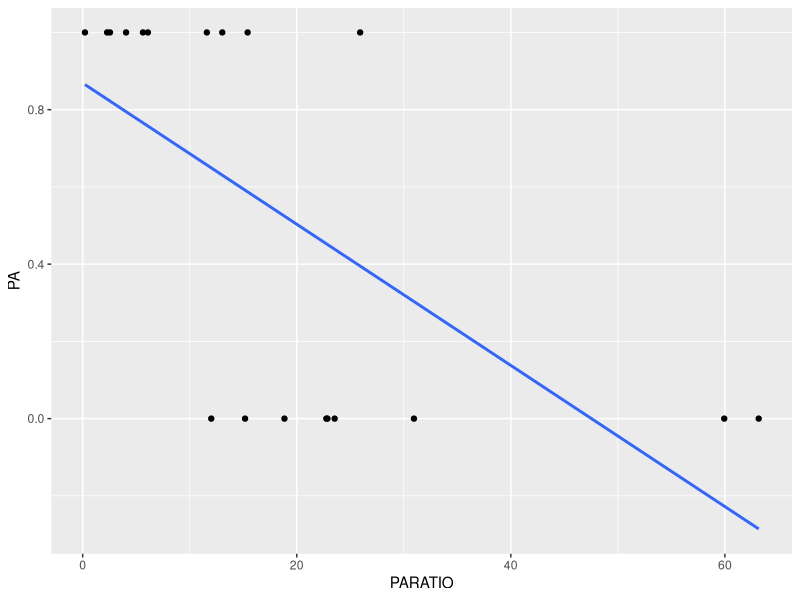
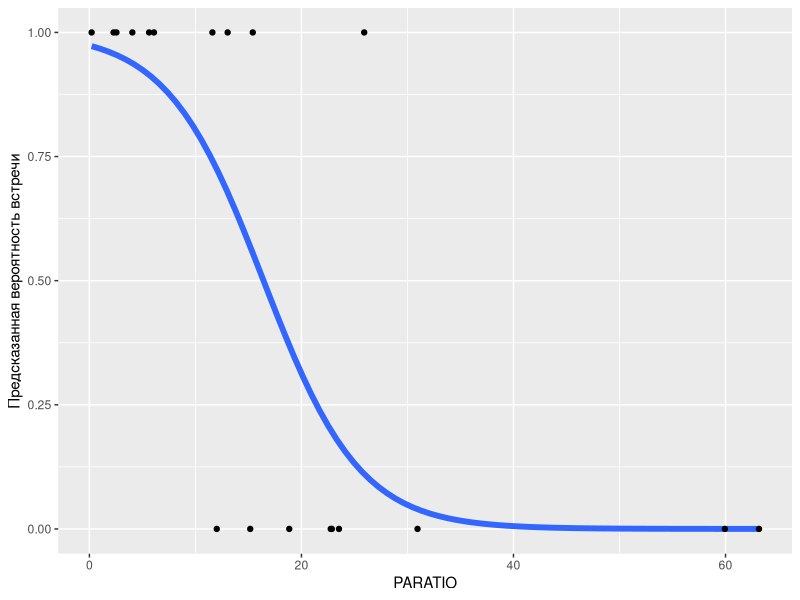
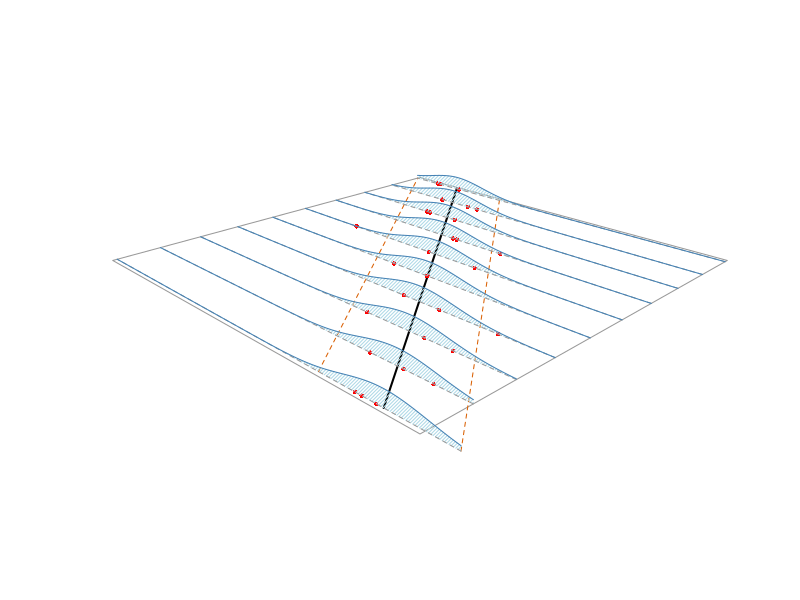
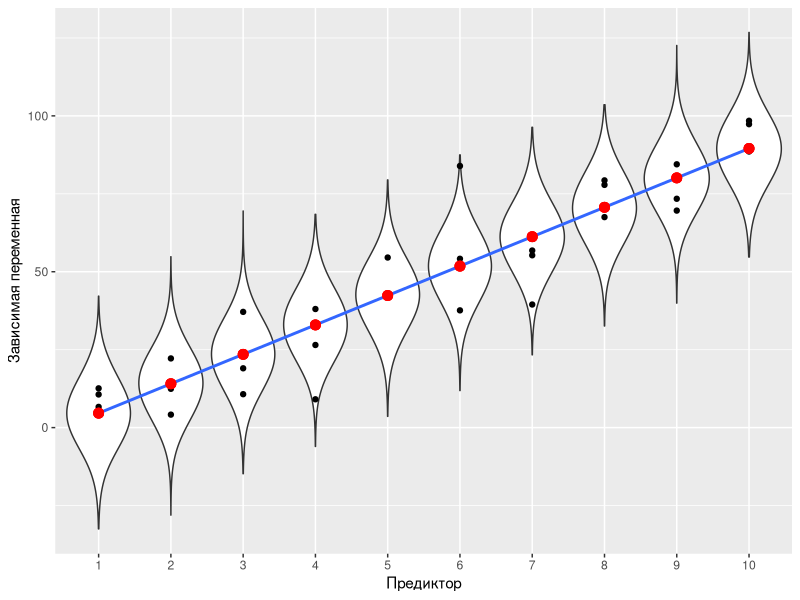
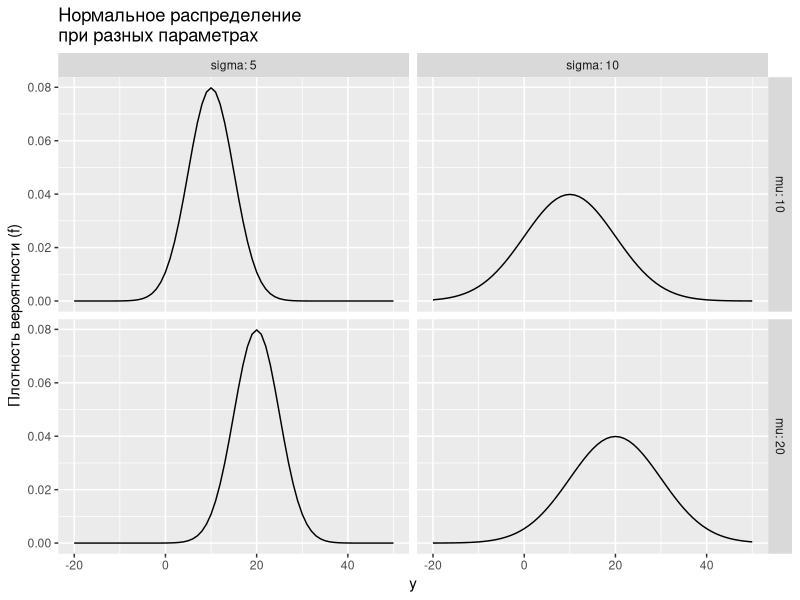
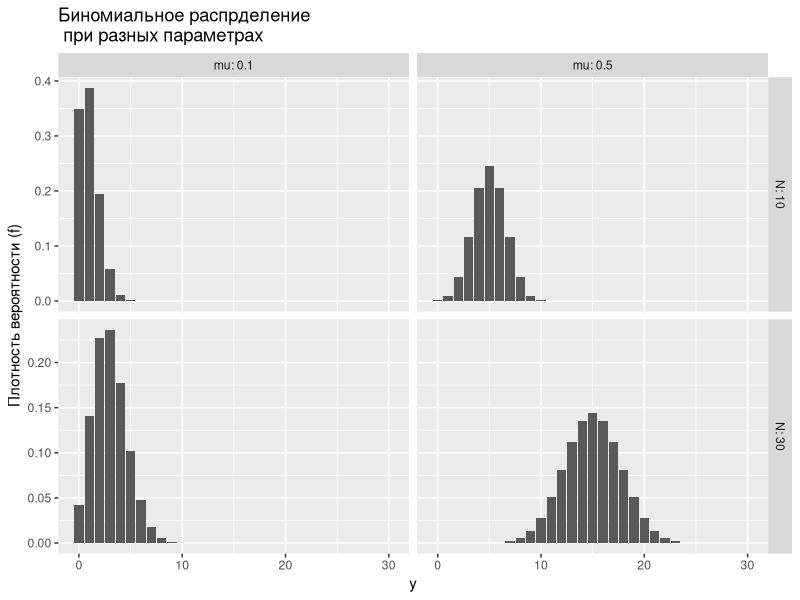
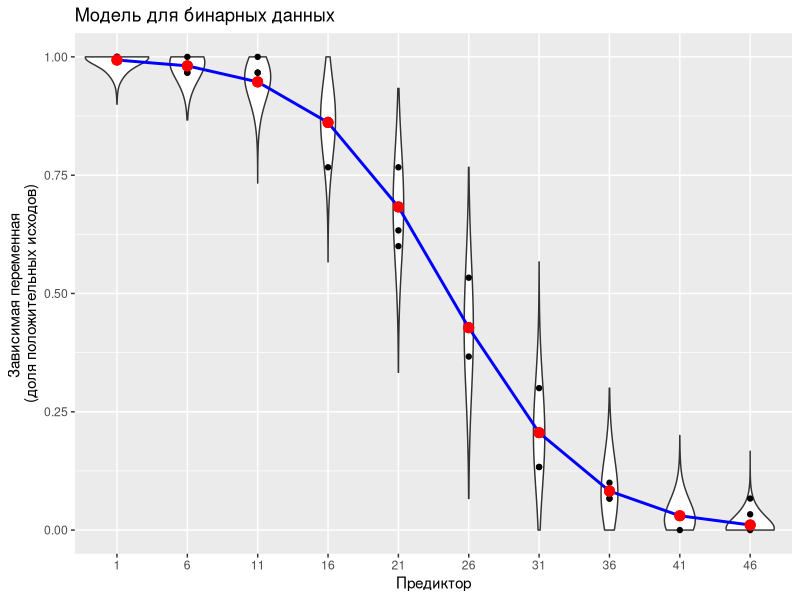
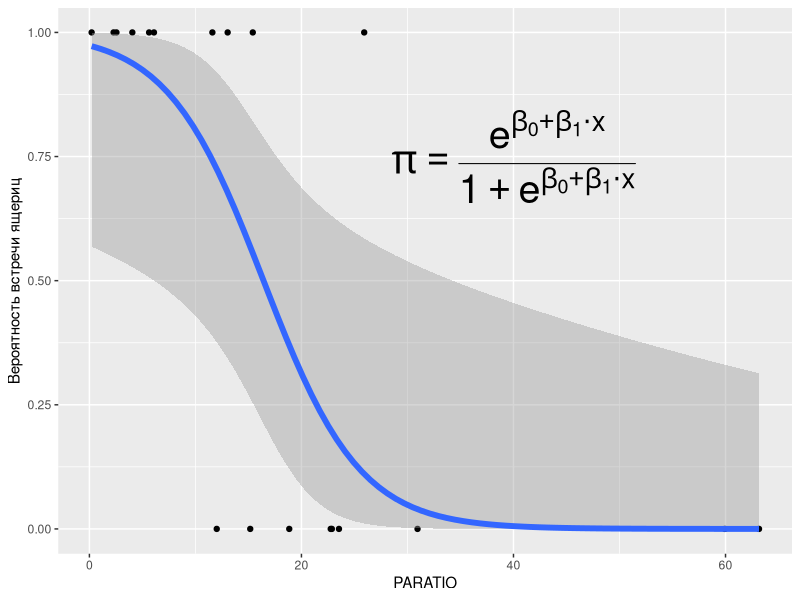

The R script that drew these images, in order: (Note: this script raises an error after producing the figures.)
## ---- chunk 1
# output options
options(width = 70, scipen = 6, digits = 3)
library(knitr)
# chunk default options
opts_chunk$set(fig.align='center', tidy = FALSE, fig.width = 7, fig.height = 3, warning = FALSE, cache = FALSE)
## ---- chunk 2
liz <- read.csv("data/polis.csv")
head(liz)
## ---- chunk 3
library(ggplot2)

ggplot(liz, aes(x=PARATIO, y=PA)) + geom_point() + geom_smooth(method="lm", se=FALSE)
## ---- chunk 4
fit <- lm(PA ~ PARATIO, data = liz)
summary(fit)
## ---- chunk 5

ggplot(liz, aes(x=PARATIO, y=PA)) + geom_smooth(method="glm", method.args = list(family="binomial"), se=FALSE, size = 2) + ylab("Предсказанная вероятность встречи") + geom_point()
## ---- chunk 6
## Based on code by Arthur Charpentier:
## http://freakonometrics.hypotheses.org/9593
## TODO: wrap it into a function and adapt it for use with other distributions
## as Markus Gesmann has done here
## http://www.magesblog.com/2015/08/visualising-theoretical-distributions.html

n <- 2


xy <- data.frame(X = rep(1:10, 3))

xy$Y <- 10*xy$X + rnorm(30, 0, 15)

xy$predicted <- predict(lm(Y ~ X, data = xy))


# X <- sqrt(brain$MRINACount) 
# Y <- sqrt(brain$PIQ)

X <- xy$X
Y <- (xy$Y)


df <- data.frame(X , Y)

# regression
reggig <- glm(Y ~ X, data = df, family = gaussian(link = "identity"))

# empty plot
vX <- seq(min(X) - 0.1, max(X) + 0.1, length = n)
vY <- seq(min(Y) - 10, max(Y) + 10, length = n)
mat <- persp(x = vX, y = vY, z = matrix(0, n, n), 
             zlim = c(0, 0.1),
             theta =  - 45, phi = 20, expand = 0.1,
             ticktype  = "detailed",  box = FALSE, border = "gray60")

x <- seq(min(X), max(X), length = 501)

# expected values
C <- trans3d(x, predict(reggig, newdata = data.frame(X = x), type = "response"), rep(0, length(x)), mat)
lines(C, lwd = 2)

sdgig <- sqrt(summary(reggig)$dispersion)

# 1SD
y1 <- qnorm(.95, predict(reggig, newdata = data.frame(X = x), type = "response"),  sdgig)
C <- trans3d(x, y1, rep(0, length(x)), mat)
lines(C, lty = 2, col = "#d95f02")
y2 <- qnorm(.05, predict(reggig, newdata = data.frame(X = x), type = "response"),  sdgig)
C <- trans3d(x, y2, rep(0, length(x)), mat)
lines(C, lty = 2, col = "#d95f02")

# C <- trans3d(c(x, rev(x)), c(y1, rev(y2)), rep(0, 2 * length(x)), mat)
# polygon(C, border = NA, col = "yellow")

# data points
C <- trans3d(X, Y, rep(0, length(X)), mat)
points(C,  pch = 16, col = "red", cex = 0.6)

# density curves
n <- 10
vX <- seq(min(X), max(X), length = n)

mgig <- predict(reggig, newdata = data.frame(X = vX))

sdgig <- sqrt(summary(reggig)$dispersion)

for(j in n:1){
  stp <- 251
  x <- rep(vX[j], stp)
  y <- seq(min(min(Y) - 10, 
               qnorm(.05, 
                     predict(reggig, 
                             newdata = data.frame(X = vX[j]), 
                             type = "response"),  
                     sdgig)), 
           max(Y) + 10, 
           length = stp)
  z0 <- rep(0, stp)
  z <- dnorm(y,  mgig[j],  sdgig)
  C <- trans3d(c(x, x), c(y, rev(y)), c(z, z0), mat)
  polygon(C, border = NA, col = "light blue", density = 40)
  C <- trans3d(x, y, z0, mat)
  lines(C, lty = 2, col = "grey60")
  C <- trans3d(x, y, z, mat)
  lines(C, col = "steelblue")
}

## ---- chunk 7

# xy <- data.frame(X = rep(1:10, 3))
# xy$Y <- 10*xy$X + rnorm(30, 0, 10)
# xy$predicted <- predict(lm(Y ~ X, data = xy))
# 

rand_df <- matrix(rep(NA,100000), ncol = 10)
for(i in 1:10) rand_df[,i] <- rnorm(10000, xy$predicted[i], 10)

rand_df <- data.frame(X = rep(xy$X, each = 10000), Y = as.vector(rand_df))



ggplot(xy, aes(x = X, y = Y)) + geom_violin(data = rand_df, aes(x = factor(X)), adjust = 5 ) + geom_point() + geom_smooth(method = "lm", se = F) + geom_point(data = xy, aes(x = X, y = predicted), color = "red", size = 3) + labs(x = "Предиктор", y = "Зависимая переменная") 
## ---- chunk 8
library(ggplot2)
mu1 <- 10
mu2 <- 20
sigma1 <- 5
sigma2 <- 10
y <- -20:50
pi <- data.frame(y = rep(y, 4), pi = c(dnorm(y, mu1, sigma1), dnorm(y, mu1, sigma2), dnorm(y, mu2, sigma1), dnorm(y, mu2, sigma2)), mu = rep(c(mu1, mu2), each = 2*length(y)), sigma = rep(c(sigma1, sigma2, sigma1, sigma2), each = length(y)) )

ggplot(pi, aes(x = y, y = pi)) + geom_line(stat = "identity") + facet_grid(mu~sigma, labeller = label_both, scales = "free_y") + ggtitle("Нормальное распределение \nпри разных параметрах") + ylab("Плотность вероятности (f)")

## ---- chunk 9
mu1 <- 0.1
mu2 <- 0.5
N1 <- 10
N2 <- 30

y <-seq(0, 30, 1)

pi <- data.frame(y = rep(y, 4), pi = c(dbinom(y, size = N1, prob = mu1), dbinom(y,  size = N2, prob = mu1), dbinom(y,  size = N1, prob = mu2), dbinom(y,  size = N2, prob = mu2)),  mu = rep(c(mu1, mu2), each = 2*length(y)), N = rep(c(N1, N2, N1, N2), each = length(y)))

ggplot(pi, aes(x = y, y = pi)) + geom_bar(stat = "identity") + facet_grid(N~mu,  scales = "free_y", labeller = label_both) + ggtitle("Биномиальное распрделение \n при разных параметрах") + ylab("Плотность вероятности (f)")

## ---- chunk 10

xy <- data.frame(X = rep(seq(1,50, 5), 3))
p <- -0.2*xy$X + 5
p <- exp(p) / (1 + exp(p))

Size = length(xy$X)

xy$Y <- rbinom(30, Size, p)/Size

Mod <- glm(Y ~ X, data = xy, family = "binomial")



xy$predicted <- predict(Mod, type = "response")


rand_df <- matrix(rep(NA,100000), ncol = 10)



for(i in 1:10) rand_df[,i] <- rbinom(10000, Size, xy$predicted[i]) / Size

rand_df <- data.frame(X = rep(xy$X, each = 10000), Y = as.vector(rand_df))

pred_df <- data.frame(X = unique(xy$X))
pred_df$predicted <- predict(Mod, type = "response", newdata = pred_df)

    ggplot(data = xy, aes(x = factor(X), y = Y)) + geom_violin(data = rand_df, aes(x = factor(X)), adjust = 10) + geom_point(data = xy, aes(x = factor(X), y = Y)) + geom_path(data = pred_df, aes(x = factor(X), y = predicted, group = 1), color = "blue", size = 1) + geom_point(data = xy, aes(x = factor(X), y = predicted), color = "red", size = 3) + labs(x = "Предиктор", y = "Зависимая переменная \n(доля положительных исходов)") + ggtitle("Модель для бинарных данных") 

## ---- chunk 11
liz_model <- glm(PA ~ PARATIO , family="binomial", data = liz)
summary(liz_model)
## ---- chunk 12
summary(liz_model)
## ---- chunk 13
(Dev_resid <- -2*as.numeric(logLik(liz_model))) #Остаточная девианса

(Dev_nul <- -2*as.numeric(logLik(update(liz_model, ~-PARATIO)))) #Нулевая девианса
## ---- chunk 14
(G2 <- Dev_nul - Dev_resid)
## ---- chunk 15
#Остаточная девианса
Dev_resid <- -2*as.numeric(logLik(liz_model)) 

#Нулевая девианса
Dev_nul <- -2*as.numeric(logLik(update(liz_model, ~-PARATIO)))

# Значение критерия 
(G2 <- Dev_nul - Dev_resid)

(p_value <- 1 - pchisq(G2, df = 1))

## ---- chunk 16
library(car)
Anova(liz_model)


## ---- chunk 17
coef(liz_model)
## ---- chunk 18
exp(coef(liz_model)[2])
## ---- chunk 19
ggplot(liz, aes(x=PARATIO, y=PA)) + geom_point() + geom_smooth(method="glm", method.args = list(family="binomial"), se=TRUE, size = 2) + ylab("Вероятность встречи ящериц") + annotate("text", x=40, y=0.75, parse=TRUE, label = "pi == frac(e ^ {beta[0]+beta[1] %.% x}, 1 + e ^ {beta[0]+beta[1] %.% x})", size = 10)
## ---- chunk 20
confint(liz_model) # для логитов
exp(confint(liz_model)) # для отношения шансов 

## ---- chunk 21
MyData <- data.frame(PARATIO = 
        seq(min(liz$PARATIO), max(liz$PARATIO)))

MyData$Predicted <- predict(liz_model, 
                            newdata = MyData, 
                            type = "response")

ggplot(MyData, aes(x = PARATIO, y = Predicted)) + 
  geom_line(size=2, color = "blue") + 
  xlab("Отношение периметра к площади") + 
  ylab ("Вероятность") + 
  ggtitle("Вероятность встречи ящериц")

## ---- chunk 22
# Создаем искуственный набор данных
MyData <- data.frame(PARATIO = seq(min(liz$PARATIO), max(liz$PARATIO)))

# Формируем модельную матрицу для искуственно созданных данных
X <- model.matrix( ~ PARATIO, data = MyData)

## ---- chunk 23
# Вычисляем параметры подобранной модели и ее матрицу ковариаций
betas    <- coef(liz_model) # Векор коэффицентов
Covbetas <- vcov(liz_model) # Ковариационная матрица

# Вычисляем предсказанные значения, перемножая модельную матрицу на вектор 
# коэффициентов
MyData$eta <- X %*% betas
## ---- chunk 24
# Переводим предсказанные значения из логитов в вероятности
MyData$Pi  <- exp(MyData$eta) / (1 + exp(MyData$eta))

## ---- chunk 25
# Вычисляем стандартные отшибки путем перемножения матриц
  MyData$se <- sqrt(diag(X %*% Covbetas %*% t(X)))

# Вычисляем доверительные интервалы
MyData$CiUp  <- exp(MyData$eta + 2 * MyData$se) / 
  (1 + exp(MyData$eta  + 2 * MyData$se))

MyData$CiLow  <- exp(MyData$eta - 2 * MyData$se) / 
  (1 + exp(MyData$eta  - 2 * MyData$se))


## ---- chunk 26
ggplot(MyData, aes(x = PARATIO, y = Pi)) + 
  geom_line(aes(x = PARATIO, y = CiUp), 
            linetype = 2, size = 1) + 
  geom_line(aes(x = PARATIO, y = CiLow), 
            linetype = 2, size = 1) + 
  geom_line(color = "blue", size=2) + 
  ylab("Вероятность встречи")
## ---- chunk 27
EP <- resid(liz_model, type = "pearson") #Пирсоновские остатки
p <- length(coef(liz_model)) #число параметров в модели  
df <-   nrow(model.frame(liz_model)) - p #число степеней свободы
Overdisp <- sum(EP^2) / df

Overdisp
## ---- chunk 28

library(ggplot2)
liz_mod_diagn <- fortify(liz_model)
ggplot(liz_mod_diagn, aes(x = .fitted, y = .stdresid)) + geom_point()



## ---- chunk 29
library(dplyr)
liz_mod_diagn$group <- ntile(liz_mod_diagn$.fitted, 8)

resi_and_fit <- liz_mod_diagn %>%  group_by(group) %>%  summarise(mean_fit = mean(.fitted), mean_res = mean(.stdresid))

qplot(resi_and_fit$mean_fit, resi_and_fit$mean_res ) + geom_smooth(method = "lm")


## ---- chunk 30
surviv <- read.table("data/ICU.csv", header=TRUE, sep=";")
head(surviv)
## ---- chunk 31
surviv$PO2 <- factor(surviv$PO2)
surviv$PH <- factor(surviv$PH)
surviv$PCO <- factor(surviv$PCO)
surviv$BIC <- factor(surviv$BIC)
surviv$CRE <- factor(surviv$CRE)
surviv$LOC <- factor(surviv$LOC)
## ---- chunk 32
M1 <- glm(STA ~ ., family = "binomial", data = surviv)
summary(M1)
## ---- chunk 33
Anova(M1)

## ---- chunk 34
drop1(M1, test = "Chi")
M2 <- update(M1, .~.-CRE)
## ---- chunk 35
drop1(M2, test = "Chi")
M3 <- update(M2, .~.-CRN)
## ---- chunk 36
drop1(M3, test = "Chi")
M4 <- update(M3, .~.-INF)
## ---- chunk 37
drop1(M4, test = "Chi")
M5 <- update(M4, .~.-BIC)
## ---- chunk 38
drop1(M5, test = "Chi")
M6 <- update(M5, .~.-HRA)
## ---- chunk 39
drop1(M6, test = "Chi")
M7 <- update(M6, .~.-PO2)
## ---- chunk 40
drop1(M7, test = "Chi")
M8 <- update(M7, .~.-SER)
## ---- chunk 41
drop1(M8, test = "Chi")
M9 <- update(M8, .~.-FRA)
## ---- chunk 42
drop1(M9, test = "Chi")
M10 <- update(M9, .~.-RAC)
## ---- chunk 43
drop1(M10, test = "Chi")
M11 <- update(M10, .~.-SEX)
## ---- chunk 44
drop1(M11, test = "Chi")
M12 <- update(M11, .~.-CPR)
## ---- chunk 45
drop1(M12, test = "Chi")
M13 <- update(M12, .~.-PRE)
## ---- chunk 46
drop1(M13, test = "Chi")
M14 <- update(M13, .~.-PH)
## ---- chunk 47
drop1(M14, test = "Chi")
M15 <- update(M14, .~.-PCO)
## ---- chunk 48
drop1(M15, test = "Chi")
## ---- chunk 49
anova(M1, M15, test = "Chi")
## ---- chunk 50
M15_diag <- data.frame(.fitted = predict(M15), 
    .pears_resid = residuals(M15, type = "pearson"))

M15_diag$group <- ntile(M15_diag$.fitted, 10)


resi_and_fit <- M15_diag %>%  group_by(group) %>%  summarise(mean_fit = mean(.fitted), mean_res = mean(.pears_resid))


ggplot(fortify(M15), aes(x = .fitted, y = .stdresid)) + geom_point() +  geom_smooth()

## ---- chunk 51
E <- resid(M15, type = "pearson") #Пирсоновские остатки
p <- length(coef(M15)) #число параметров в модели  
df <-   nrow(model.frame(M15)) - p #число степеней свободы
Overdisp <- sum(E^2) / df

Overdisp
## ---- chunk 52
exp(coef(M15)[3])
## ---- chunk 53
MyData = expand.grid(AGE = seq(min(surviv$AGE), max(surviv$AGE), 1), CAN = levels(surviv$CAN),  SYS = seq(min(surviv$SYS), max(surviv$SYS), 10),  LOC =  levels(surviv$LOC), TYP = "Emergency") 

MyData$Predicted <- predict(M15, newdata = MyData, type = "response")



ggplot(MyData, aes(x=SYS, y = Predicted, color = AGE, group = AGE)) + geom_line() + facet_grid(LOC~ CAN, labeller = label_both) + scale_color_gradient(low = "green",  high = "red") + labs(label = list(x = "Давление в момент реанимации (SYS)", y = "Вероятность гибели", color = "Возраст", title = "Предсказания модели"))
